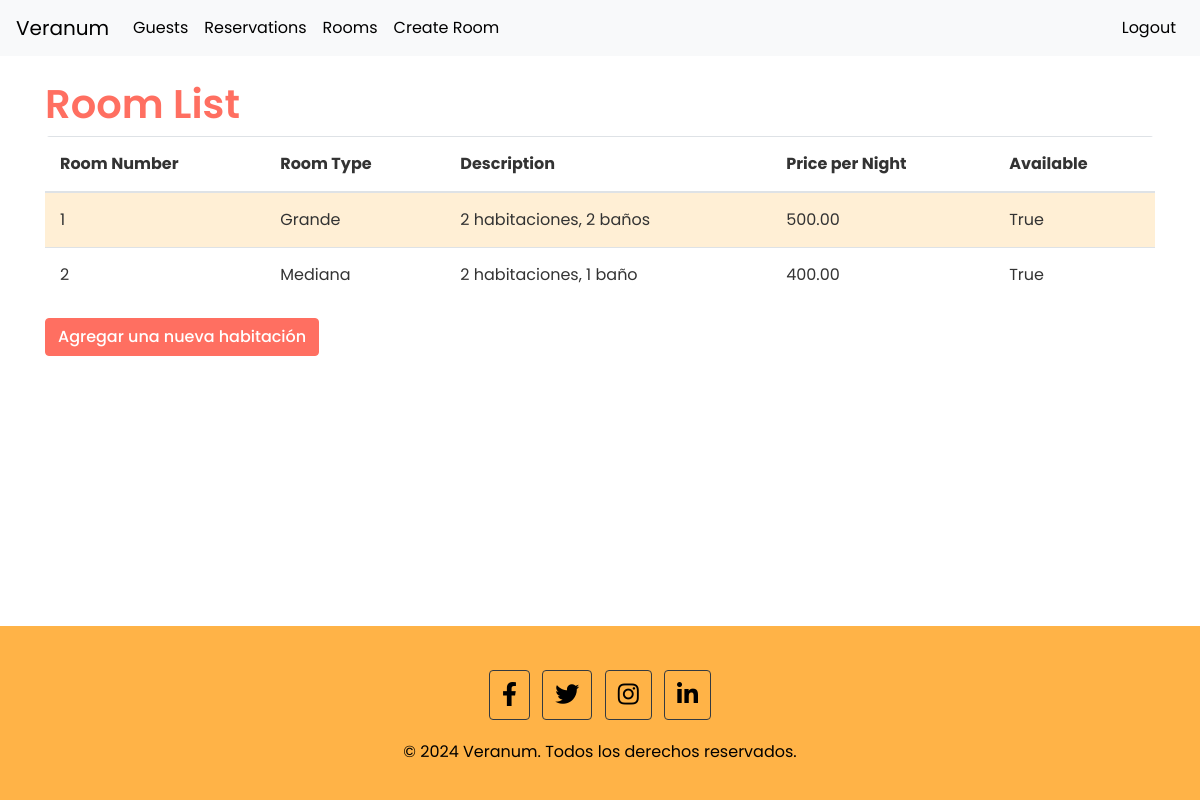
The page /rooms/ (signed in) on the database as committed earlier.
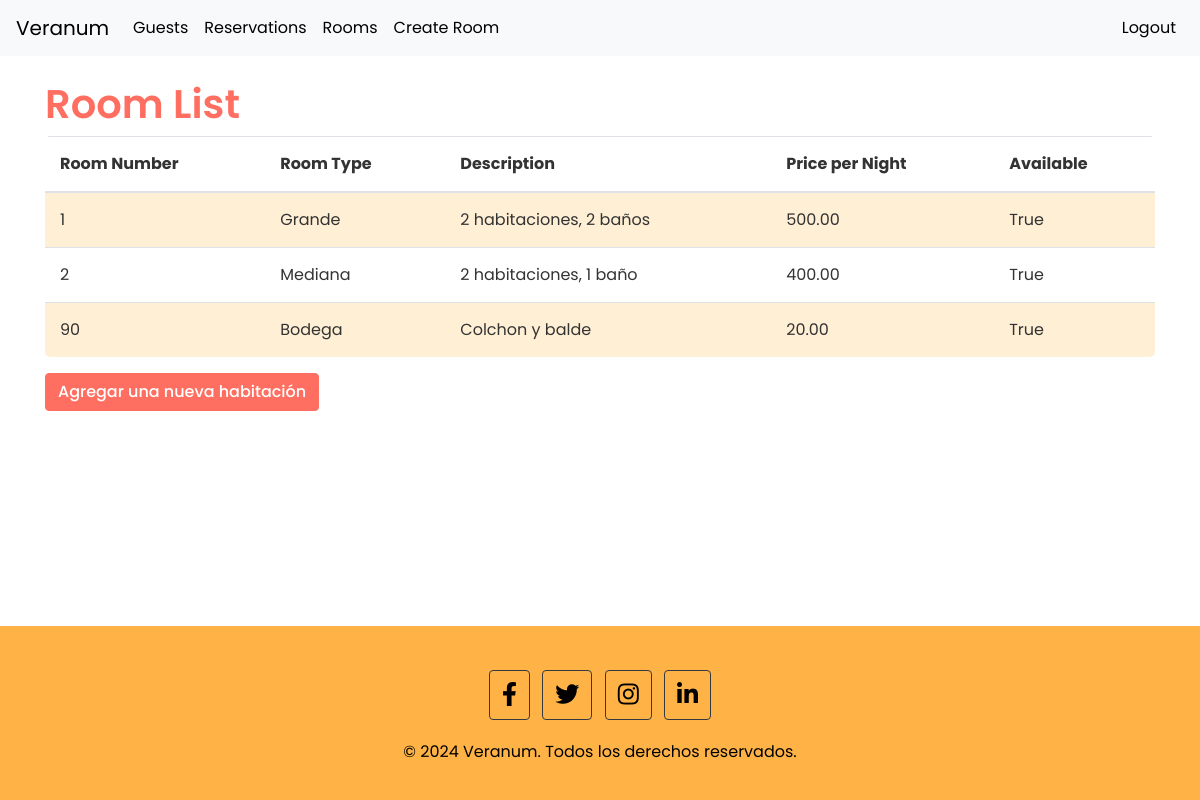
The same page on the database as committed later.
### reservations/models.py (models this page shows, shortened)
class Room(models.Model):
    room_number = models.CharField(max_length=5, unique=True)
    room_type = models.CharField(max_length=50)
    description = models.TextField(blank=True)
    price_per_night = models.DecimalField(max_digits=6, decimal_places=2)
    available = models.BooleanField(default=True)
    class Meta:
        verbose_name = 'Room'
        verbose_name_plural = 'Rooms'

### reservations/views.py (the view)
# urls.py: path('rooms/', views.room_list, name='room_list'),
@login_required
@permission_required('reservations.view_room', raise_exception=True)
def room_list(request):
    rooms = Room.objects.all()
    return render(request, 'reservations/room_list.html', {'rooms': rooms})

### reservations/templates/reservations/room_list.html (shortened to what this page needs)
{% extends "reservations/base_generic.html" %}
{% block content %}
  <h1>Room List</h1>
  <table class="table table-striped">
    <thead>
      <tr>
        <th>Room Number</th>
        <th>Room Type</th>
        <th>Description</th>
        <th>Price per Night</th>
        <th>Available</th>
      </tr>
    </thead>
    <tbody>
      {% for room in rooms %}
      <tr>
        <td>{{ room.room_number }}</td>
        <td>{{ room.room_type }}</td>
        <td>{{ room.description }}</td>
        <td>{{ room.price_per_night }}</td>
        <td>{{ room.available }}</td>
      </tr>
      {% endfor %}
    </tbody>
  </table>
  <a href="{% url 'create_room' %}" class="btn btn-primary">Agregar una nueva habitación</a>
{% endblock %}

Rows that differ between the two databases and show on the page:
added Room: room_number "90", room_type "Bodega", description "Colchon y balde", price_per_night "20.00", available "True"
